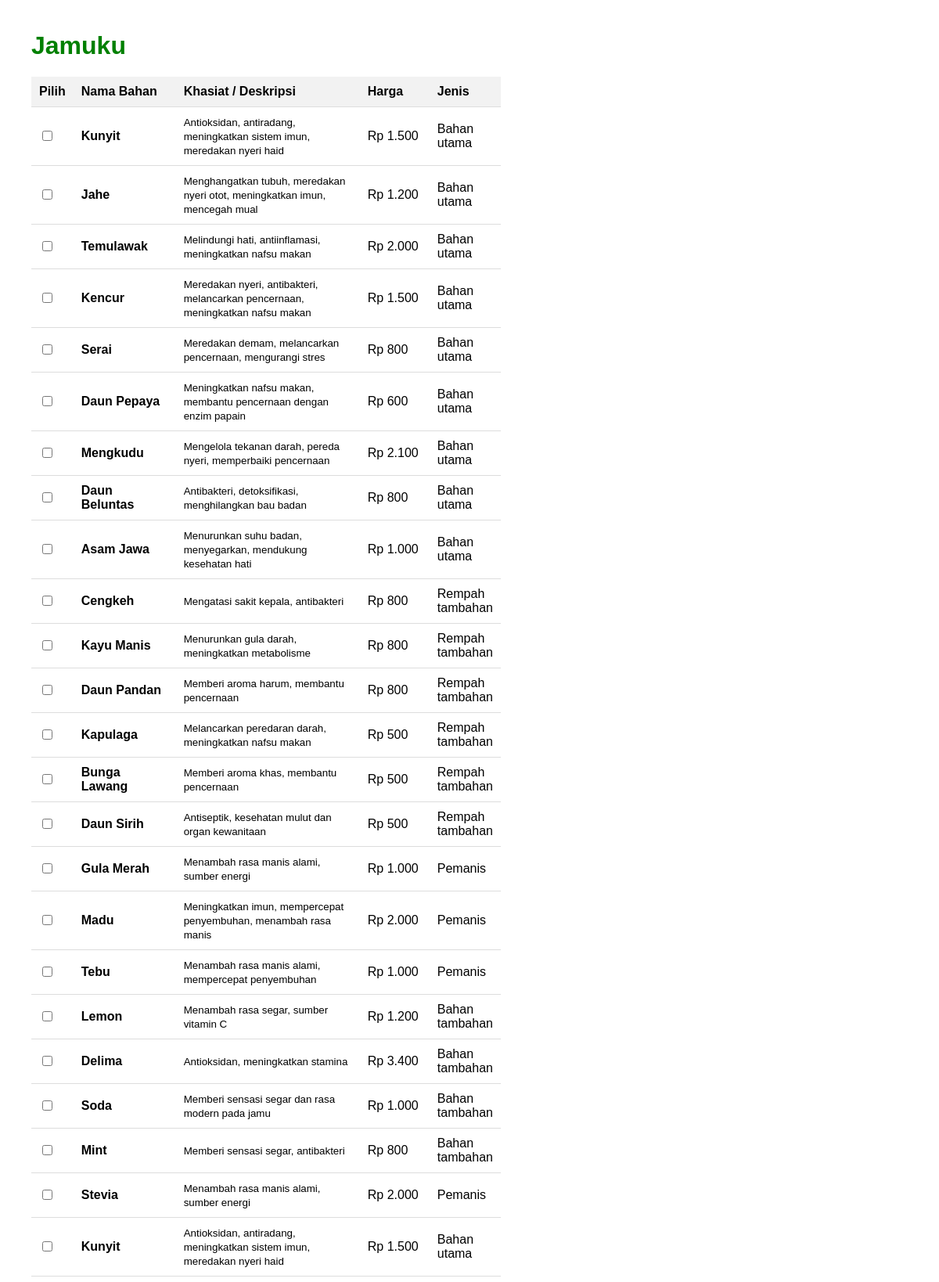
The page / (upper part) on the database its author committed.
### tables this page shows
CREATE TABLE bahan (
  id INTEGER PRIMARY KEY,
  nama TEXT NOT NULL,
  deskripsi TEXT NOT NULL,
  harga INTEGER NOT NULL,
  jenis TEXT NOT NULL
);

### index.php (the view, shortened to what this page needs)
<?php
$db = new SQLite3('jamuku.db');
?>
<!DOCTYPE html>
<html>
<head>
<link rel="stylesheet" href="style.css">
</head>
<body>
<h1>Jamuku</h1>
<form method="POST">
    <table>
        <thead>
            <tr>
                <th width="8%" style="text-align: center;">Pilih</th>
                <th width="22%">Nama Bahan</th>
                <th width="40%">Khasiat / Deskripsi</th>
                <th width="15%">Harga</th>
                <th width="15%">Jenis</th>
            </tr>
        </thead>
        <tbody>
            <?php
            $result = $db->query("SELECT * FROM bahan");
            while($row = $result->fetchArray()){
                echo "<tr>";
                echo "<td align='center'><input type='checkbox' name='bahan[]' value='".$row['id']."'></td>";
                echo "<td><b>" . $row['nama'] . "</b></td>";
                echo "<td><small>" . $row['deskripsi'] . "</small></td>";
                echo "<td>Rp " . number_format($row['harga'], 0, ',', '.') . "</td>";
                echo "<td>" . $row['jenis'] . "</td>";
                echo "</tr>";
            }
            ?>
        </tbody>
    </table>
</form>
</body>
</html>

### style.css (style rules this page uses)
body { font-family: Arial; margin:40px; }
h1 { color: green; }

### index.php (style rules this page uses)
table { width: 100%; max-width: 600px; border-collapse: collapse; margin-bottom: 20px; }
th, td { padding: 10px; text-align: left; border-bottom: 1px solid #ddd; }
th { background-color: #f2f2f2; }

### rows shown on the page
bahan: nama "Kunyit", deskripsi "Antioksidan, antiradang, meningkatkan sistem imun, meredakan nyeri haid", harga "1.500", jenis "Bahan utama"
bahan: nama "Jahe", deskripsi "Menghangatkan tubuh, meredakan nyeri otot, meningkatkan imun, mencegah mual", harga "1.200", jenis "Bahan utama"
bahan: nama "Temulawak", deskripsi "Melindungi hati, antiinflamasi, meningkatkan nafsu makan", harga "2.000", jenis "Bahan utama"
bahan: nama "Kencur", deskripsi "Meredakan nyeri, antibakteri, melancarkan pencernaan, meningkatkan nafsu makan", harga "1.500", jenis "Bahan utama"
bahan: nama "Serai", deskripsi "Meredakan demam, melancarkan pencernaan, mengurangi stres", harga "800", jenis "Bahan utama"
bahan: nama "Daun Pepaya", deskripsi "Meningkatkan nafsu makan, membantu pencernaan dengan enzim papain", harga "600", jenis "Bahan utama"
bahan: nama "Mengkudu", deskripsi "Mengelola tekanan darah, pereda nyeri, memperbaiki pencernaan", harga "2.100", jenis "Bahan utama"
bahan: nama "Daun Beluntas", deskripsi "Antibakteri, detoksifikasi, menghilangkan bau badan", harga "800", jenis "Bahan utama"
bahan: nama "Asam Jawa", deskripsi "Menurunkan suhu badan, menyegarkan, mendukung kesehatan hati", harga "1.000", jenis "Bahan utama"
bahan: nama "Cengkeh", deskripsi "Mengatasi sakit kepala, antibakteri", harga "800", jenis "Rempah tambahan"
bahan: nama "Kayu Manis", deskripsi "Menurunkan gula darah, meningkatkan metabolisme", harga "800", jenis "Rempah tambahan"
bahan: nama "Daun Pandan", deskripsi "Memberi aroma harum, membantu pencernaan", harga "800", jenis "Rempah tambahan"
bahan: nama "Kapulaga", deskripsi "Melancarkan peredaran darah, meningkatkan nafsu makan", harga "500", jenis "Rempah tambahan"
bahan: nama "Bunga Lawang", deskripsi "Memberi aroma khas, membantu pencernaan", harga "500", jenis "Rempah tambahan"
bahan: nama "Daun Sirih", deskripsi "Antiseptik, kesehatan mulut dan organ kewanitaan", harga "500", jenis "Rempah tambahan"
bahan: nama "Gula Merah", deskripsi "Menambah rasa manis alami, sumber energi", harga "1.000", jenis "Pemanis"
bahan: nama "Madu", deskripsi "Meningkatkan imun, mempercepat penyembuhan, menambah rasa manis", harga "2.000", jenis "Pemanis"
bahan: nama "Tebu", deskripsi "Menambah rasa manis alami, mempercepat penyembuhan", harga "1.000", jenis "Pemanis"
bahan: nama "Lemon", deskripsi "Menambah rasa segar, sumber vitamin C", harga "1.200", jenis "Bahan tambahan"
bahan: nama "Delima", deskripsi "Antioksidan, meningkatkan stamina", harga "3.400", jenis "Bahan tambahan"
bahan: nama "Soda", deskripsi "Memberi sensasi segar dan rasa modern pada jamu", harga "1.000", jenis "Bahan tambahan"
bahan: nama "Mint", deskripsi "Memberi sensasi segar, antibakteri", harga "800", jenis "Bahan tambahan"
bahan: nama "Stevia", deskripsi "Menambah rasa manis alami, sumber energi", harga "2.000", jenis "Pemanis"
bahan: nama "Kunyit", deskripsi "Antioksidan, antiradang, meningkatkan sistem imun, meredakan nyeri haid", harga "1.500", jenis "Bahan utama"
